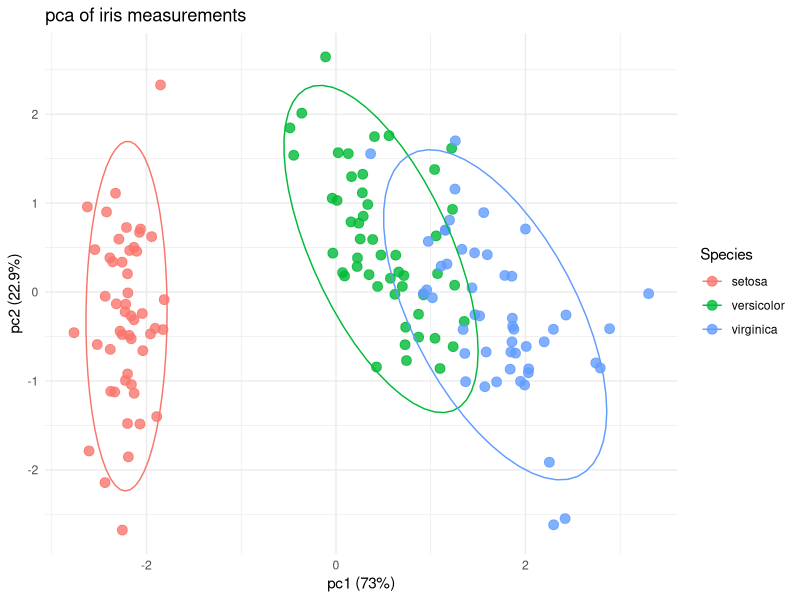
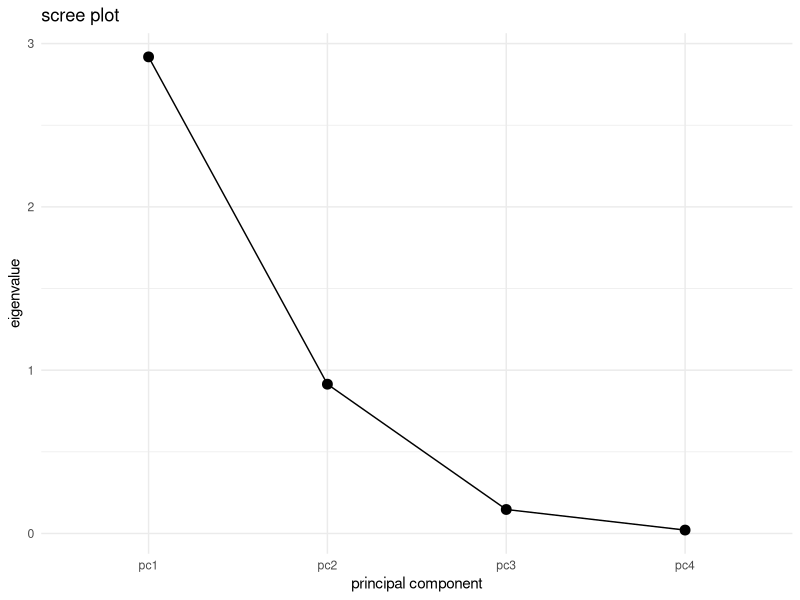
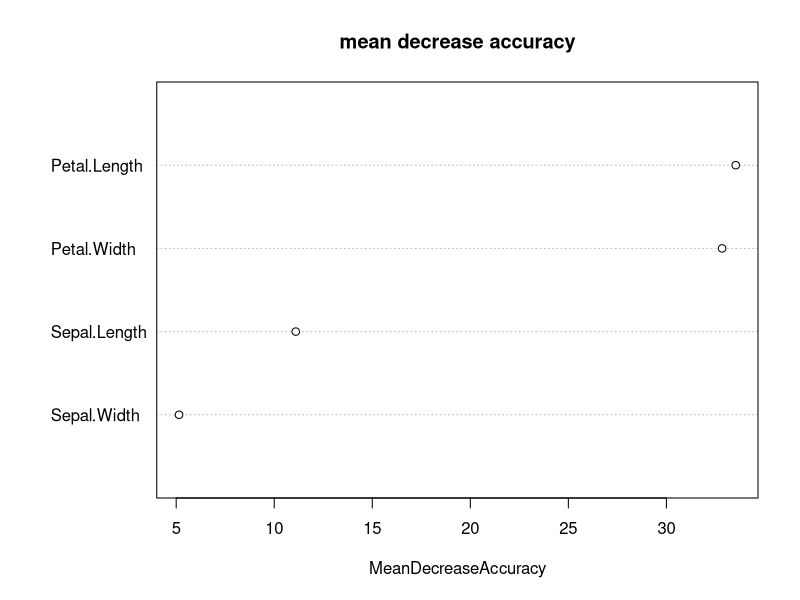
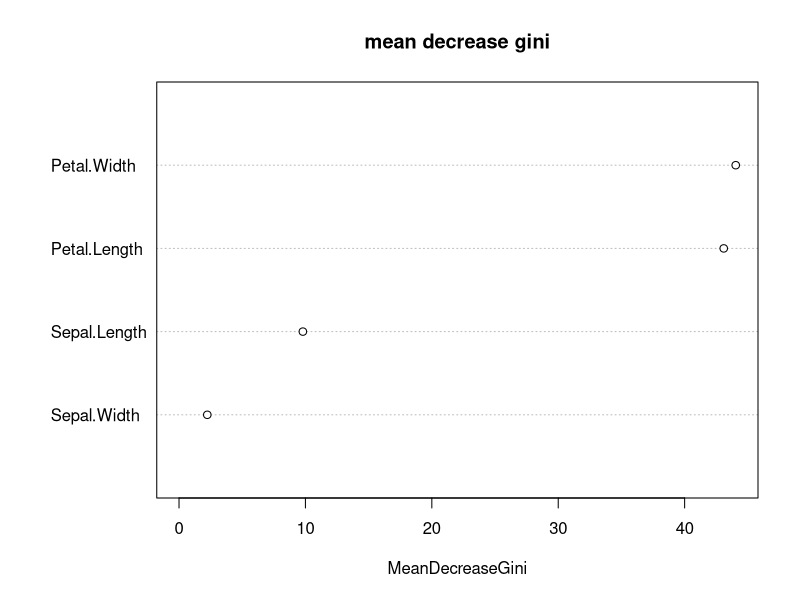

Here is the R script that generated these plots, in order:
## ---- chunk 1
library(tidyverse)
library(randomForest)
library(vegan)

data(iris)

iris$Species <- as.factor(iris$Species)

iris_numeric <- iris %>%
  select(Sepal.Length, Sepal.Width, Petal.Length, Petal.Width)

pca <- prcomp(iris_numeric, scale. = TRUE)

summary(pca)

variance_explained <- summary(pca)$importance[2, ] * 100
variance_explained

pca_scores <- as.data.frame(pca$x)
pca_scores$Species <- iris$Species

ggplot(pca_scores, aes(x = PC1, y = PC2, color = Species)) +
  geom_point(size = 3, alpha = 0.8) +
  stat_ellipse(level = 0.95) +
  theme_minimal() +
  labs(
    title = "pca of iris measurements",
    x = paste0("pc1 (", round(variance_explained[1], 1), "%)"),
    y = paste0("pc2 (", round(variance_explained[2], 1), "%)")
  )

scree_data <- data.frame(
  PC = paste0("pc", 1:length(pca$sdev)),
  Eigenvalue = pca$sdev^2
)

ggplot(scree_data, aes(x = PC, y = Eigenvalue, group = 1)) +
  geom_point(size = 3) +
  geom_line() +
  theme_minimal() +
  labs(
    title = "scree plot",
    x = "principal component",
    y = "eigenvalue"
  )

bstick <- bstick(pca)
bstick

broken_stick_results <- data.frame(
  PC = paste0("PC", 1:length(pca$sdev)),
  Eigenvalue = pca$sdev^2,
  BrokenStick = bstick
)

broken_stick_results %>%
  mutate(Keep_PC = Eigenvalue > BrokenStick)

adonis_result <- adonis2(iris_numeric ~ Species, data = iris, method = "euclidean")
adonis_result

loadings <- as.data.frame(pca$rotation)
loadings

loadings %>%
  arrange(desc(abs(PC1))) %>%
  select(PC1)

loadings %>%
  arrange(desc(abs(PC2))) %>%
  select(PC2)

set.seed(123)

rf_model <- randomForest(
  Species ~ Sepal.Length + Sepal.Width + Petal.Length + Petal.Width,
  data = iris,
  importance = TRUE,
  ntree = 500
)

rf_model

rf_model$confusion

conf_matrix <- rf_model$confusion[, 1:3]
accuracy <- sum(diag(conf_matrix)) / sum(conf_matrix)

importance(rf_model)

varImpPlot(rf_model, type = 1, main = "mean decrease accuracy")

varImpPlot(rf_model, type = 2, main = "mean decrease gini")

importance_table <- as.data.frame(importance(rf_model))
importance_table

importance_table %>%
  arrange(desc(MeanDecreaseAccuracy))

importance_table %>%
  arrange(desc(MeanDecreaseGini))
